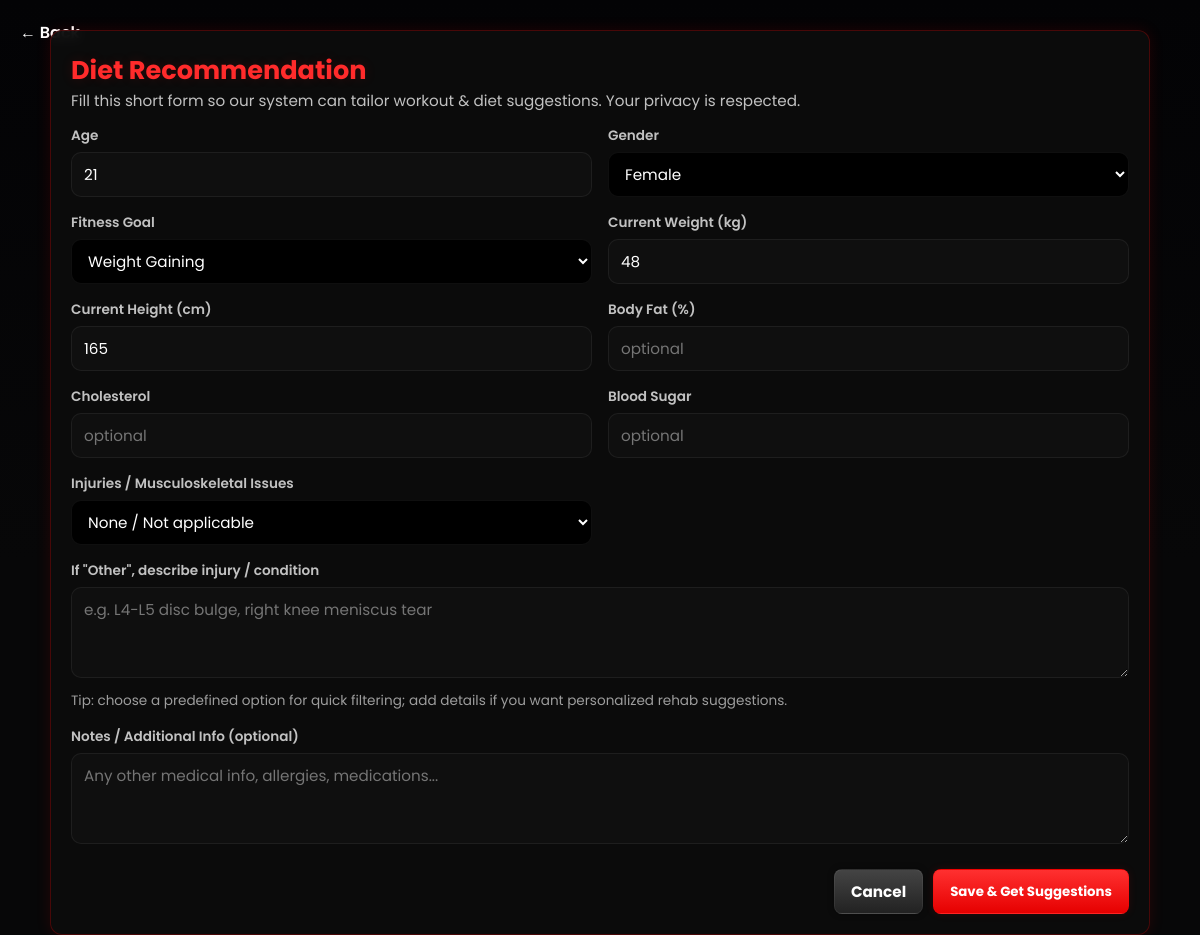
Screenshot of /Health_condition/ (signed in) with the database file from the repository.
### aifitnesscoach_app/models.py (models this page shows)
class Register(models.Model):
    name=models.CharField(max_length=100,null=True,blank=True)
    email=models.EmailField(null=True,blank=True,unique=True)
    age=models.IntegerField(null=True,blank=True)
    gender=models.CharField(max_length=10,null=True,blank=True)
    height=models.IntegerField(null=True,blank=True)
    weight=models.IntegerField(null=True,blank=True)
    image=models.FileField(upload_to="profile_image/",null=True,blank=True)
    password=models.CharField(max_length=30,null=True,blank=True)
    FITNESS_CHOICES=[
        ('musclebuilding','musclebuilding'),
        ('weightloss','weightloss'),
        ('weightgain','weightgain'),
        ('bodybuilding','bodybuilding'),
        ('fitness','fitness'),
    ]
    fitnessgoal=models.CharField(max_length=30,null=True,blank=True,choices=FITNESS_CHOICES)
    loggedin_at=models.DateTimeField(auto_now_add=True,null=True)
    subscription_plan = models.ForeignKey(
        Subscriptionplan,
        on_delete=models.SET_NULL,
        null=True,
        blank=True
    )

### aifitnesscoach_app/views.py (the view, shortened to what this page needs)
# urls.py: path('Health_condition/', views.Healthcondition, name='Health_condition'),
def Healthcondition(request):
    if 'email' not in request.session:
        return redirect('login')
    email = request.session['email']
    user = models.Register.objects.get(email=email)
    return render(request, "Health_condition.html", {"user": user})

### aifitnesscoach_app/templates/Health_condition.html (shortened to what this page needs)
{% load static %}
<!DOCTYPE html>
<html lang="en">
<head>
</head>
<body>
    <a href="/home/" class="back-btn">← Back</a>
  <div id="manage-users">
    <div class="title-row">
      <div class="panel-left">
        <div>
          <h3>Diet Recommendation</h3>
          <p class="intro">Fill this short form so our system can tailor workout & diet suggestions. Your privacy is respected.</p>
        </div>
      </div>
    </div>
    <form method="post" action="" novalidate>
      <div class="form-grid">
        <div>
          <label for="age">Age</label>
          <input class="input" type="number" name="age" id="age" value="{{ user.age|default_if_none:'' }}" placeholder="e.g. 21" />
        </div>
        <div>
          <label for="gender">Gender</label>
<select class="input" name="gender" id="gender" required>
  <option value="female" {% if user.gender == 'female' %}selected{% endif %}>Female</option>
</select>
        </div>
        <div>
          <label for="fitnessgoal">Fitness Goal</label>
<select class="input" name="fitnessgoal" id="fitnessgoal" required>
  <option value="weightgain" {% if user.fitnessgoal == 'weightgain' %}selected{% endif %}>Weight Gaining</option>
</select>
        </div>
        <div>
          <label for="weight">Current Weight (kg)</label>
          <input class="input" type="text" name="weight" id="weight" value="{{ user.weight }}" placeholder="e.g. 68" />
        </div>
        <div>
          <label for="height">Current Height (cm)</label>
          <input class="input" type="text" name="height" id="height" value="{{ user.height }}" placeholder="e.g. 172" />
        </div>
        <div>
          <label for="fat">Body Fat (%)</label>
          <input class="input" type="text" name="fat" id="fat" placeholder="optional" />
        </div>
        <div>
          <label for="cholesterol">Cholesterol</label>
          <input class="input" type="text" name="cholesterol" id="cholesterol" placeholder="optional" />
        </div>
        <div>
          <label for="sugar">Blood Sugar</label>
          <input class="input" type="text" name="sugar" id="sugar" placeholder="optional" />
        </div>
        <div>
          <label for="injuries">Injuries / Musculoskeletal Issues</label>
          <select class="input" name="injuries" id="injuries">
            <option value="" selected>None / Not applicable</option>
          </select>
        </div>
        <div class="full-width">
          <label for="injuries_text">If "Other", describe injury / condition</label>
          <textarea name="injuries_text" id="injuries_text" class="input" rows="3" placeholder="e.g. L4-L5 disc bulge, right knee meniscus tear"></textarea>
          <p class="helper-note">Tip: choose a predefined option for quick filtering; add details if you want personalized rehab suggestions.</p>
        </div>
        <div class="full-width">
          <label for="ai_suggestions">Notes / Additional Info (optional)</label>
          <textarea name="ai_notes" id="ai_notes" class="input" rows="3" placeholder="Any other medical info, allergies, medications..."></textarea>
        </div>
      </div>
      <div class="submit-row">
        <a href="{% url 'home' %}" class="btn-edit">Cancel</a>
        <button type="submit" class="btn-primary">Save & Get Suggestions</button>
      </div>
    </form>
  </div>
</body>
</html>

### aifitnesscoach_app/templates/Health_condition.html (style rules this page uses)
:root { --accent: #ff2b2b; --accent-light: #ff6b6b; --muted: rgba(255,255,255,0.75); --bg: #0c0c0c; }
* { box-sizing: border-box; margin:0; padding:0; font-family:'Poppins',sans-serif; }
html,body { height:100%; }
body { background: linear-gradient(180deg,#030305 0%, #070708 60%); color:#fff; padding:30px; -webkit-font-smoothing:antialiased; -moz-osx-font-smoothing:grayscale; }
#manage-users { border: 1px solid rgba(255,0,0,0.25); box-shadow: 0 0 15px rgba(255,0,0,0.12); border-radius: 12px; padding: 20px; background: rgba(12,12,12,0.92); backdrop-filter: blur(6px); max-width: 1100px; margin: auto; overflow: visible; position: relative; }
.title-row { display:flex; gap:12px; align-items:center; justify-content:space-between; margin-bottom:14px; flex-wrap:wrap; }
#manage-users h3 { font-size:1.6rem; font-weight:700; color:var(--accent); text-shadow:0 0 12px rgba(255,0,0,0.15); margin:0; }
.form-grid { display:grid; grid-template-columns: 1fr 1fr; gap:16px; margin-top:12px; position: relative; }
label { display:block; font-size:0.85rem; color:var(--muted); margin-bottom:6px; font-weight:600; }
.input, select, textarea { width:100%; padding:10px 12px; border-radius:10px; border:1px solid rgba(255,255,255,0.06); background: rgba(255,255,255,0.02); color:#fff; font-size:0.95rem; }
select.input { position: relative; z-index: 9999; }
.full-width { grid-column: 1 / -1; }
.submit-row { display:flex; gap:10px; justify-content:flex-end; margin-top:18px; }
.btn-primary { background:linear-gradient(180deg,#ff3030,#e60000); border:1px solid rgba(255,0,0,0.25); box-shadow:0 0 8px rgba(255,0,0,0.12); color:#fff; padding:10px 16px; border-radius:8px; font-weight:700; cursor:pointer; }
.btn-edit { display:inline-block; padding:10px 16px; border-radius:8px; font-size:0.95rem; font-weight:700; text-decoration:none; transition:0.18s ease; color:#fff; cursor:pointer; border:0; background:linear-gradient(180deg,#444,#222); border:1px solid rgba(255,255,255,0.06); box-shadow:0 0 6px rgba(0,0,0,0.4); }
.panel-left { display:flex; gap:12px; align-items:flex-start; }
.intro { color:var(--muted); font-size:0.95rem; line-height:1.45; }
.helper-note { color: rgba(255,255,255,0.6); font-size:0.85rem; margin-top:6px; }
select.input { background: #000 !important; color: #fff !important; -webkit-appearance: menulist-button; appearance: menulist-button; }
select.input option { background-color: #000 !important; color: #fff !important; }
select.input { position: relative !important; z-index: 2147483647 !important; }
.back-btn { position: fixed; top: 20px; left: 20px; color: white; text-decoration: none; font-weight: 600; font-size: 1rem; display: flex; align-items: center; gap: 6px; }

### rows the page displays
Register: age "21", gender "Female", fitnessgoal "Weight Gaining", weight "48", height "165"
